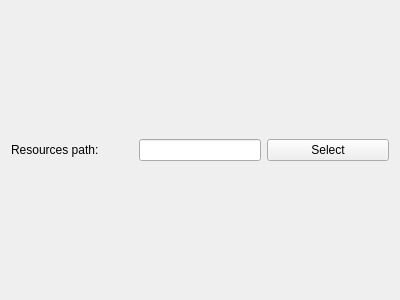
<?xml version="1.0" encoding="UTF-8"?>
<ui version="4.0">
 <class>GeneralOptionsWidget</class>
 <widget class="QWidget" name="GeneralOptionsWidget">
  <property name="geometry">
   <rect>
    <x>0</x>
    <y>0</y>
    <width>400</width>
    <height>300</height>
   </rect>
  </property>
  <property name="sizePolicy">
   <sizepolicy hsizetype="Expanding" vsizetype="Expanding">
    <horstretch>0</horstretch>
    <verstretch>0</verstretch>
   </sizepolicy>
  </property>
  <property name="minimumSize">
   <size>
    <width>400</width>
    <height>300</height>
   </size>
  </property>
  <property name="windowTitle">
   <string>Form</string>
  </property>
  <layout class="QHBoxLayout" name="horizontalLayout">
   <item>
    <layout class="QHBoxLayout" name="horizontalLayout_2">
     <item>
      <widget class="QLabel" name="resourcePathLabel">
       <property name="sizePolicy">
        <sizepolicy hsizetype="Expanding" vsizetype="Fixed">
         <horstretch>0</horstretch>
         <verstretch>0</verstretch>
        </sizepolicy>
       </property>
       <property name="text">
        <string>Resources path:</string>
       </property>
      </widget>
     </item>
     <item>
      <widget class="QLineEdit" name="resourcesPathLineEdit">
       <property name="sizePolicy">
        <sizepolicy hsizetype="Expanding" vsizetype="Fixed">
         <horstretch>0</horstretch>
         <verstretch>0</verstretch>
        </sizepolicy>
       </property>
      </widget>
     </item>
     <item>
      <widget class="QPushButton" name="resourcesSelectPushButton">
       <property name="sizePolicy">
        <sizepolicy hsizetype="Expanding" vsizetype="Fixed">
         <horstretch>0</horstretch>
         <verstretch>0</verstretch>
        </sizepolicy>
       </property>
       <property name="text">
        <string>Select</string>
       </property>
      </widget>
     </item>
    </layout>
   </item>
  </layout>
 </widget>
 <resources/>
 <connections/>
</ui>
